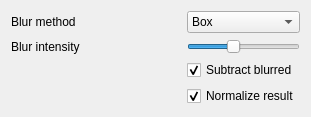
               <widget class="QWidget" name="tab">
                <attribute name="title">
                 <string>Blur settings</string>
                </attribute>
                <layout class="QFormLayout" name="formLayout_8">
                 <item row="0" column="0">
                  <widget class="QLabel" name="label_7">
                   <property name="text">
                    <string>Blur method</string>
                   </property>
                  </widget>
                 </item>
                 <item row="0" column="1">
                  <widget class="QComboBox" name="outputProcessedBlurType">
                   <item>
                    <property name="text">
                     <string notr="true">Box</string>
                    </property>
                   </item>
                   <item>
                    <property name="text">
                     <string notr="true">Gaussian</string>
                    </property>
                   </item>
                   <item>
                    <property name="text">
                     <string notr="true">Median</string>
                    </property>
                   </item>
                  </widget>
                 </item>
                 <item row="1" column="0">
                  <widget class="QLabel" name="label_9">
                   <property name="text">
                    <string>Blur intensity</string>
                   </property>
                  </widget>
                 </item>
                 <item row="1" column="1">
                  <widget class="QSlider" name="outputProcessedBlurValue">
                   <property name="minimum">
                    <number>1</number>
                   </property>
                   <property name="maximum">
                    <number>51</number>
                   </property>
                   <property name="singleStep">
                    <number>2</number>
                   </property>
                   <property name="pageStep">
                    <number>2</number>
                   </property>
                   <property name="sliderPosition">
                    <number>21</number>
                   </property>
                   <property name="orientation">
                    <enum>Qt::Horizontal</enum>
                   </property>
                   <property name="tickInterval">
                    <number>2</number>
                   </property>
                  </widget>
                 </item>
                 <item row="2" column="1">
                  <widget class="QCheckBox" name="outputProcessedBlurSubtract">
                   <property name="enabled">
                    <bool>true</bool>
                   </property>
                   <property name="text">
                    <string>Subtract blurred</string>
                   </property>
                   <property name="checked">
                    <bool>true</bool>
                   </property>
                  </widget>
                 </item>
                 <item row="3" column="1">
                  <widget class="QCheckBox" name="outputProcessedBlurNormalize">
                   <property name="enabled">
                    <bool>true</bool>
                   </property>
                   <property name="text">
                    <string>Normalize result</string>
                   </property>
                   <property name="checked">
                    <bool>true</bool>
                   </property>
                  </widget>
                 </item>
                 <item row="2" column="0">
                  <spacer name="horizontalSpacer_10">
                   <property name="orientation">
                    <enum>Qt::Horizontal</enum>
                   </property>
                   <property name="sizeType">
                    <enum>QSizePolicy::Fixed</enum>
                   </property>
                   <property name="sizeHint" stdset="0">
                    <size>
                     <width>170</width>
                     <height>20</height>
                    </size>
                   </property>
                  </spacer>
                 </item>
                </layout>
               </widget>
